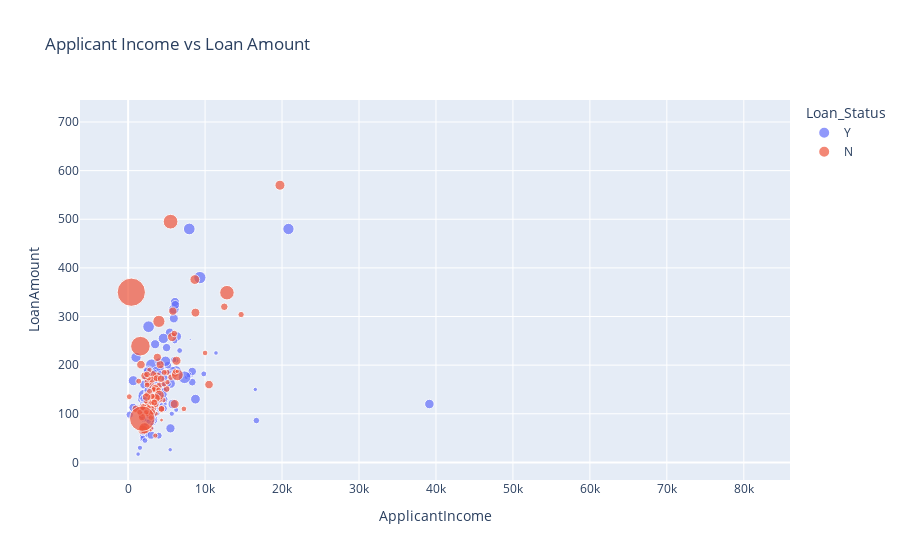

Here is the notebook cell this chart was saved with:
### Code cell
fig = px.scatter(train, x='ApplicantIncome', y='LoanAmount', color='Loan_Status', size='CoapplicantIncome',
                 hover_data=['Gender', 'Married', 'Education'],
                 title='Applicant Income vs Loan Amount')
fig.show()

### Figure 1 — Plotly figure (JSON) as saved in the notebook; plotly's stock layout.template omitted (floating-point values rounded to 4 significant figures; data arrays with more than 128 entries replaced by an {"elided": "..."} marker saying what was removed)
{"data": [{"customdata": {"elided": "422x3 str values"}, "hovertemplate": "Loan_Status=Y<br>ApplicantIncome=%{x}<br>LoanAmount=%{y}<br>CoapplicantIncome=%{marker.size}<br>Gender=%{customdata[0]}<br>Married=%{customdata[1]}<br>Education=%{customdata[2]}<extra></extra>", "legendgroup": "Y", "marker": {"color": "#636efa", "size": {"elided": "422 float values"}, "sizemode": "area", "sizeref": 104.2, "symbol": "circle"}, "mode": "markers", "name": "Y", "orientation": "v", "showlegend": true, "type": "scatter", "x": {"elided": "422 int values"}, "xaxis": "x", "y": {"elided": "422 float values"}, "yaxis": "y"}, {"customdata": {"elided": "192x3 str values"}, "hovertemplate": "Loan_Status=N<br>ApplicantIncome=%{x}<br>LoanAmount=%{y}<br>CoapplicantIncome=%{marker.size}<br>Gender=%{customdata[0]}<br>Married=%{customdata[1]}<br>Education=%{customdata[2]}<extra></extra>", "legendgroup": "N", "marker": {"color": "#EF553B", "size": {"elided": "192 int values"}, "sizemode": "area", "sizeref": 104.2, "symbol": "circle"}, "mode": "markers", "name": "N", "orientation": "v", "showlegend": true, "type": "scatter", "x": {"elided": "192 int values"}, "xaxis": "x", "y": {"elided": "192 float values"}, "yaxis": "y"}], "layout": {"legend": {"itemsizing": "constant", "title": {"text": "Loan_Status"}, "tracegroupgap": 0}, "title": {"text": "Applicant Income vs Loan Amount"}, "xaxis": {"anchor": "y", "domain": [0, 1], "title": {"text": "ApplicantIncome"}}, "yaxis": {"anchor": "x", "domain": [0, 1], "title": {"text": "LoanAmount"}}}}
